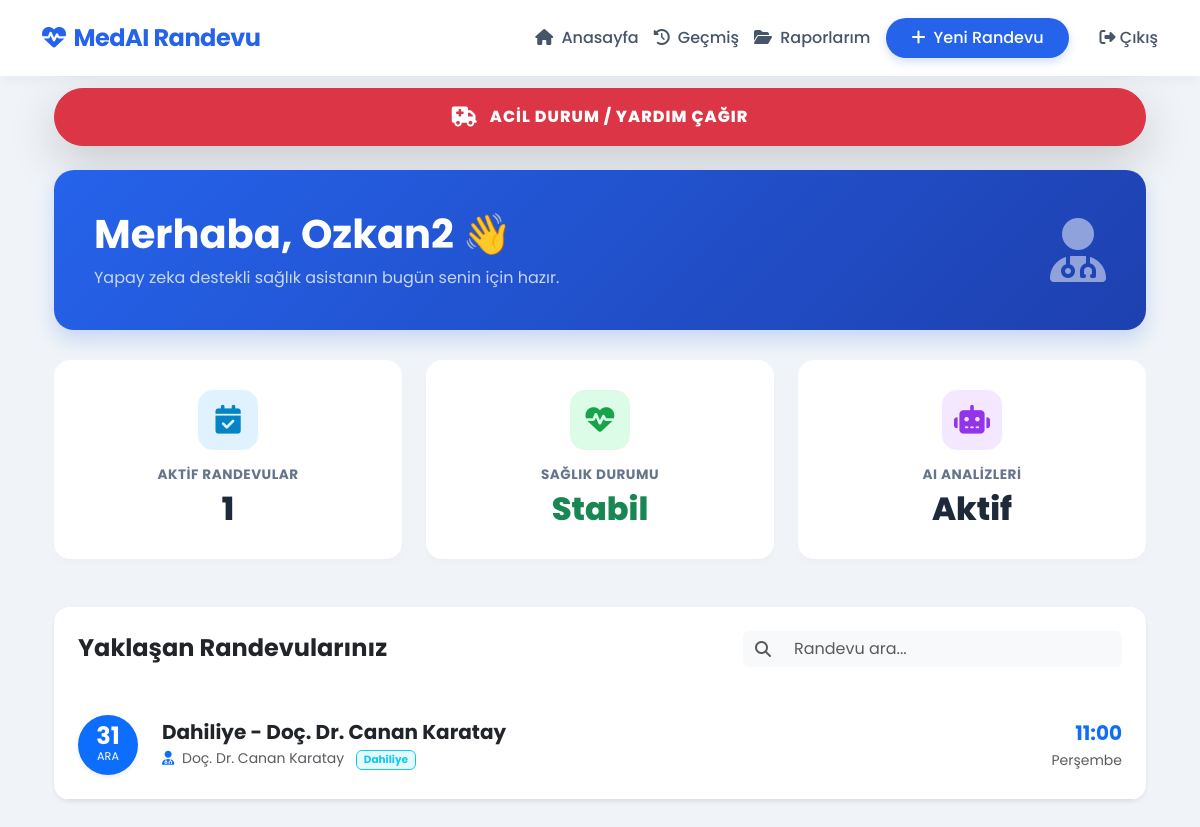
The page /hasta-paneli/ (signed in) on the database its author committed.
### appointments/models.py (models this page shows, shortened)
class Appointment(models.Model):
    user=models.ForeignKey(User,on_delete=models.CASCADE)
    title=models.CharField(verbose_name="Başlık",max_length=100)
    description=models.TextField(verbose_name="Açıklama")
    date=models.DateTimeField(verbose_name="Randevu Tarihi")
    status=models.ForeignKey(Status,on_delete=models.SET_NULL,null=True,verbose_name="Durum")
    doctor=models.ForeignKey(Doctor,on_delete=models.SET_NULL,null=True,blank=True,verbose_name="Doktor")
    document = models.FileField(upload_to='documents/', blank=True, null=True, verbose_name="Rapor/Dosya")

class Doctor(models.Model):
    user = models.OneToOneField(User, on_delete=models.CASCADE, null=True, blank=True)
    name=models.CharField(max_length=50)
    speciality=models.CharField(max_length=30)

### appointments/views.py (the view, shortened to what this page needs)
# urls.py: path("hasta-paneli/", views.dashboard, name="dashboard"),
@login_required
def dashboard(request):
    query = request.GET.get("q", "")
    upcoming = Appointment.objects.filter(
        user=request.user,
        date__gte=timezone.now()
    ).exclude(
        status__name__in=["Cancelled", "Completed"]
    ).filter(
        Q(title__icontains=query) |
        Q(description__icontains=query) |
        Q(status__name__icontains=query)
    ).order_by("date")
    return render(request, "appointments/dashboard.html", {"upcoming": upcoming, "query": query})

### appointments/templates/appointments/dashboard.html (shortened to what this page needs)
{% extends 'base.html' %}
{% block content %}
<div class="container-fluid py-2">
    <div class="mb-4">
        <form method="post">
            <button type="submit" name="emergency_dashboard" class="btn btn-danger w-100 py-3 rounded-pill shadow-lg btn-emergency-main">
                <i class="fa-solid fa-truck-medical fa-lg me-2"></i> ACİL DURUM / YARDIM ÇAĞIR
            </button>
        </form>
    </div>
    <div class="welcome-banner">
        <div class="row align-items-center">
            <div class="col-md-8">
                <h1 class="fw-bold mb-2">Merhaba, {{ user.username|title }} 👋</h1>
                <p class="mb-0 opacity-75">Yapay zeka destekli sağlık asistanın bugün senin için hazır.</p>
            </div>
            <div class="col-md-4 text-end d-none d-md-block">
                <i class="fa-solid fa-user-doctor fa-4x opacity-50"></i>
            </div>
        </div>
    </div>
    <div class="row mb-5 g-4">
        <div class="col-md-4">
            <div class="stat-card">
                <div class="stat-card-body">
                    <div class="stat-icon bg-blue-light">
                        <i class="fa-solid fa-calendar-check"></i>
                    </div>
                    <div class="stat-label">AKTİF RANDEVULAR</div>
                    <div class="stat-value">{{ upcoming.count }}</div>
                </div>
            </div>
        </div>
        <div class="col-md-4">
            <div class="stat-card">
                <div class="stat-card-body">
                    <div class="stat-icon bg-green-light">
                        <i class="fa-solid fa-heart-pulse"></i>
                    </div>
                    <div class="stat-label">SAĞLIK DURUMU</div>
                    <div class="stat-value text-success">Stabil</div>
                </div>
            </div>
        </div>
        <div class="col-md-4">
            <div class="stat-card">
                <div class="stat-card-body">
                    <div class="stat-icon bg-purple-light">
                        <i class="fa-solid fa-robot"></i>
                    </div>
                    <div class="stat-label">AI ANALİZLERİ</div>
                    <div class="stat-value">Aktif</div>
                </div>
            </div>
        </div>
    </div>
    <div class="row">
        <div class="col-12">
            <div class="card border-0 shadow-sm rounded-4 overflow-hidden">
                <div class="card-header bg-white p-4 border-bottom-0 d-md-flex justify-content-between align-items-center">
                    <h4 class="fw-bold mb-3 mb-md-0">Yaklaşan Randevularınız</h4>
                    <form method="GET" class="d-flex" style="min-width: 250px;">
                        <div class="input-group">
                            <span class="input-group-text bg-light border-0"><i class="fa-solid fa-search text-muted"></i></span>
                            <input type="text" name="q" class="form-control bg-light border-0" placeholder="Randevu ara..." value="{{ query }}">
                        </div>
                    </form>
                </div>
                <div class="card-body p-0">
                    {% if upcoming %}
                        <div class="list-group list-group-flush">
                            {% for app in upcoming %}
                            <a href="{% url 'appointment_detail' app.pk %}" class="list-group-item list-group-item-action appointment-item p-4 border-bottom text-decoration-none">
                                <div class="d-flex align-items-center justify-content-between">
                                    <div class="d-flex align-items-center">
                                        <div class="bg-primary text-white rounded-circle d-flex flex-column align-items-center justify-content-center me-4 shadow-sm" style="width: 60px; height: 60px;">
                                            <span class="fw-bold fs-4" style="line-height: 1;">{{ app.date|date:"d" }}</span>
                                            <span class="small" style="font-size: 0.7rem;">{{ app.date|date:"M"|upper }}</span>
                                        </div>
                                        <div>
                                            <h5 class="mb-1 fw-bold text-dark">{{ app.title }}</h5>
                                            <div class="text-muted small">
                                                <i class="fa-solid fa-user-md me-1 text-primary"></i> {{ app.doctor.name }}
                                                <span class="badge bg-info bg-opacity-10 text-info ms-2 border border-info">{{ app.doctor.speciality }}</span>
                                            </div>
                                        </div>
                                    </div>
                                    <div class="text-end d-none d-sm-block">
                                        <div class="fw-bold text-primary fs-5">{{ app.date|date:"H:i" }}</div>
                                        <small class="text-muted">{{ app.date|date:"l" }}</small>
                                    </div>
                                </div>
                            </a>
                            {% endfor %}
                        </div>
                    {% endif %}
                </div>
            </div>
        </div>
    </div>
</div>
{% endblock %}

### templates/base.html (style rules this page uses)
:root { --primary-color: #2563eb; --secondary-color: #64748b; --bg-color: #f0f4f8; --card-shadow: 0 4px 6px -1px rgba(0, 0, 0, 0.1), 0 2px 4px -1px rgba(0, 0, 0, 0.06); }
body { font-family: 'Poppins', sans-serif; background-color: var(--bg-color); color: #1e293b; margin-top: 80px; }
.card { border: none; border-radius: 16px; box-shadow: var(--card-shadow); background: white; transition: transform 0.2s; }

### appointments/templates/appointments/dashboard.html (style rules this page uses)
.welcome-banner { background: linear-gradient(135deg, #2563eb 0%, #1e40af 100%); color: white; padding: 40px; border-radius: 20px; position: relative; overflow: hidden; margin-bottom: 30px; box-shadow: 0 10px 20px rgba(37, 99, 235, 0.2); }
.stat-card { background: white; padding: 30px 20px; border-radius: 16px; transition: transform 0.3s, box-shadow 0.3s; height: 100%; border: none; box-shadow: 0 4px 6px rgba(0,0,0,0.02); }
.stat-card-body { display: flex; flex-direction: column; align-items: center; justify-content: center; text-align: center; }
.stat-icon { width: 60px; height: 60px; border-radius: 15px; display: flex; align-items: center; justify-content: center; font-size: 1.8rem; margin-bottom: 15px; }
.stat-label { color: #64748b; font-size: 0.85rem; font-weight: 700; text-transform: uppercase; letter-spacing: 0.5px; margin-bottom: 5px; }
.stat-value { font-size: 2rem; font-weight: 800; line-height: 1.2; color: #1e293b; }
.bg-blue-light { background-color: #e0f2fe; color: #0284c7; }
.bg-green-light { background-color: #dcfce7; color: #16a34a; }
.bg-purple-light { background-color: #f3e8ff; color: #9333ea; }
.appointment-item { border-left: 4px solid transparent; transition: all 0.2s ease; background-color: white; }
.btn-emergency-main { animation: pulse-red 2s infinite; font-weight: 800; letter-spacing: 1px; text-transform: uppercase; }

### rows shown on the page
Appointment: date "31", date "ARA", title "Dahiliye - Doç. Dr. Canan Karatay", doctor.name "Doç. Dr. Canan Karatay", doctor.speciality "Dahiliye", date "11:00", date "Perşembe"

### other values the page prints
{{ user.username|title }} "Ozkan2"
{{ upcoming.count }} "1"
